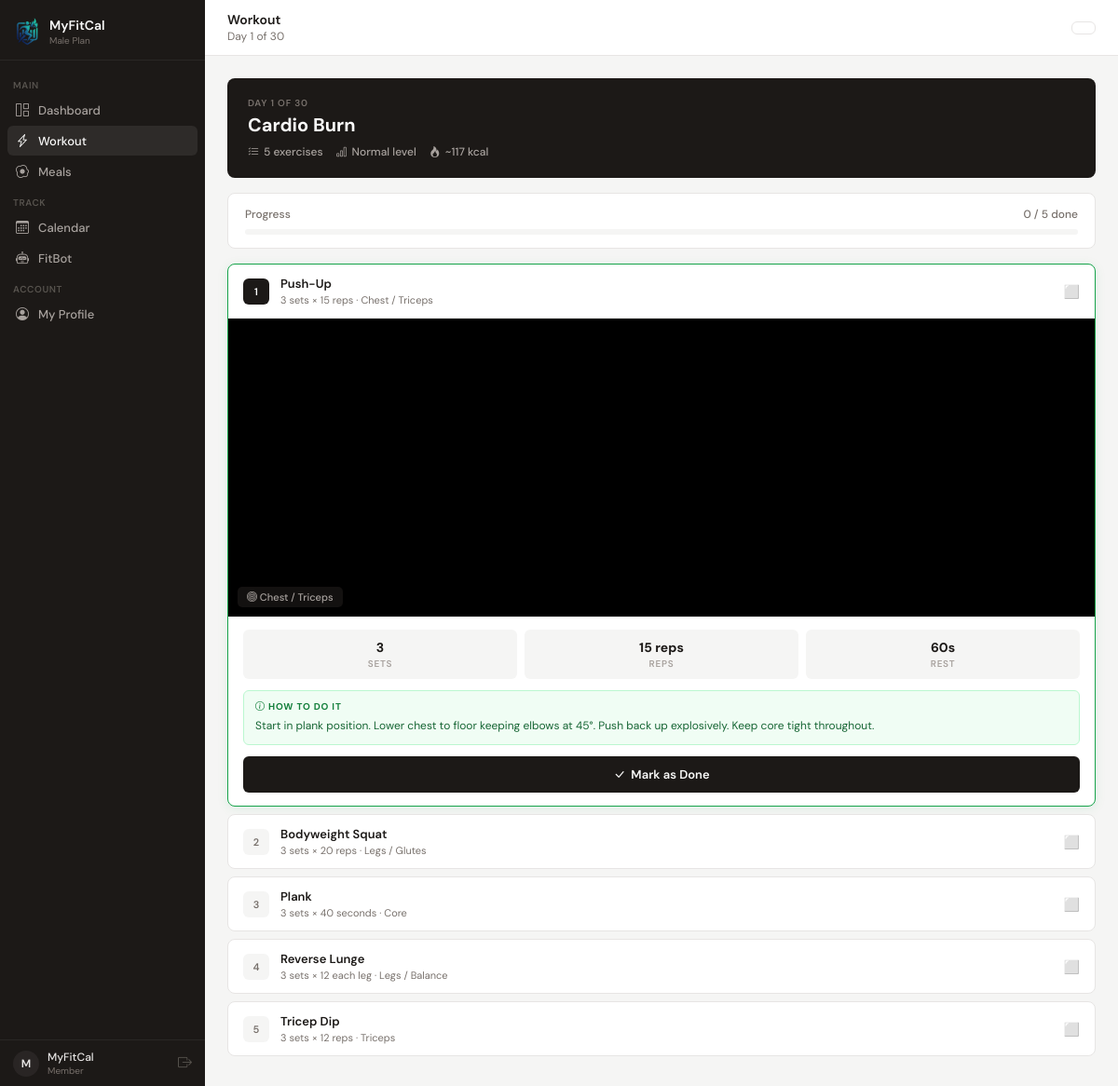
The app's page /user/workout.php (signed in) with its own data.
### tables this page shows
CREATE TABLE `users` (
  `id` int(10) UNSIGNED NOT NULL,
  `name` varchar(100) NOT NULL,
  `email` varchar(180) NOT NULL,
  `password` varchar(255) NOT NULL,
  `role` enum('user','admin') NOT NULL DEFAULT 'user',
  `gender` enum('male','female','other') DEFAULT NULL,
  `birthdate` date DEFAULT NULL,
  `height_cm` decimal(5,2) DEFAULT NULL,
  `weight_kg` decimal(5,2) DEFAULT NULL,
  `profile_pic` varchar(255) DEFAULT NULL,
  `is_active` tinyint(1) NOT NULL DEFAULT 1,
  `created_at` datetime NOT NULL DEFAULT current_timestamp(),
  `updated_at` datetime NOT NULL DEFAULT current_timestamp() ON UPDATE current_timestamp(),
  `verify_token` varchar(64) DEFAULT NULL,
  `is_verified` tinyint(1) NOT NULL DEFAULT 0,
  `verify_expires_at` datetime DEFAULT NULL,
  `otp_code` varchar(6) DEFAULT NULL,
  `otp_expires_at` datetime DEFAULT NULL
);

CREATE TABLE `user_fitness` (
  `id` int(11) NOT NULL,
  `user_id` int(10) UNSIGNED NOT NULL,
  `fitness_level` enum('beginner','normal','expert','advance') NOT NULL,
  `activity_level` enum('sedentary','lightly_active','moderately_active','very_active') NOT NULL,
  `days_per_week` int(11) NOT NULL DEFAULT 3,
  `created_at` timestamp NOT NULL DEFAULT current_timestamp(),
  `updated_at` timestamp NOT NULL DEFAULT current_timestamp() ON UPDATE current_timestamp()
);

### config/exercises.php (called while the page is built, shortened)
<?php
function getExercisePlan($level, $activity, $goal, $days_per_week, $gender = "male") {
        $imgPushup  = '/myfitcal_system/assets/image/workoutpushup.png';
        $imgRun     = '/myfitcal_system/assets/image/workoutrun.png';
        $imgLift    = '/myfitcal_system/assets/image/workoutlift.png';
        $imgYoga    = '/myfitcal_system/assets/image/workoutyoga.png';
    $female_focuses = [
        'lose'     => ['Cardio & Core','Lower Body','Full Body','Cardio & Core','Glutes & Legs','Rest Day'],
        'maintain' => ['Lower Body','Core & Arms','Glutes & Legs','Full Body','Core & Arms','Rest Day'],
        'gain'     => ['Glutes & Legs','Upper Body','Rest Day','Glutes & Legs','Full Body','Core'],
        'muscle'   => ['Glutes','Hamstrings & Core','Legs & Cardio','Upper Body & Core','Rest Day','Full Body'],
    ];
    if (strtolower($gender) === 'female') {
        $pool = $female_library[$level] ?? $female_library['beginner'];
        $focus_cycle = $female_focuses[$goal] ?? $female_focuses['maintain'];
    } else {
        $pool = $library[$level] ?? $library['beginner'];
    }
    $all  = array_keys($pool);
    $schedule = [];
    $workout_day = 0;
    if (strtolower($gender) !== 'female') {
        $focuses = [
            'lose'     => ['Cardio Burn','Full Body','HIIT','Cardio Burn','Full Body','Rest Day'],
            'maintain' => ['Full Body','Strength','Cardio','Full Body','Strength','Rest Day'],
            'gain'     => ['Upper Body','Lower Body','Rest Day','Upper Body','Lower Body','Full Body'],
            'muscle'   => ['Chest & Triceps','Back & Biceps','Legs','Shoulders & Core','Rest Day','Full Body'],
        ];
        $focus_cycle = $focuses[$goal] ?? $focuses['maintain'];
    }
    for ($d = 1; $d <= 30; $d++) {
        $focus_idx = ($d - 1) % count($focus_cycle);
        $focus     = $focus_cycle[$focus_idx];
        $is_rest   = ($focus === 'Rest Day');
        if ($is_rest) {
            $schedule[$d] = ['day' => $d, 'focus' => 'Rest Day', 'is_rest' => true, 'exercises' => []];
        } else {
            $offset = ($workout_day * 3) % count($all);
            $picks  = array_slice($all, $offset, 5);
            if (count($picks) < 5) $picks = array_merge($picks, array_slice($all, 0, 5 - count($picks)));
            $exs = [];
            foreach ($picks as $name) {
                $exs[] = array_merge(['name' => $name], $pool[$name]);
            }
            $schedule[$d] = ['day' => $d, 'focus' => $focus, 'is_rest' => false, 'exercises' => $exs];
            $workout_day++;
        }
    }
    return $schedule;
}

### user/workout.php (the view, shortened to what this page needs)
<?php
require_once '../config/exercises.php';
$user_id = $_SESSION['user_id'];
$db = getDB();
$day = (int)($_GET['day'] ?? 1);
$genderq = $db->prepare("SELECT gender FROM users WHERE id=? LIMIT 1");
$genderq->execute([$user_id]);
$gender = $genderq->fetchColumn() ?: 'male';
$is_female = strtolower($gender) === 'female';
$gq = $db->prepare("SELECT * FROM user_goals WHERE user_id=?");
$gq->execute([$user_id]);
$goals = $gq->fetch();
$fq = $db->prepare("SELECT * FROM user_fitness WHERE user_id=?");
$fq->execute([$user_id]);
$fitness = $fq->fetch();
$level    = $fitness['fitness_level'] ?? 'beginner';
$activity = $fitness['activity_level'] ?? 'sedentary';
$goal_type= $goals['goal_type'] ?? 'maintain';
$days_pw  = $fitness['days_per_week'] ?? 3;
$schedule = getExercisePlan($level, $activity, $goal_type, $days_pw);
$today    = $schedule[$day];
$uq = $db->prepare("SELECT name FROM users WHERE id=?");
$uq->execute([$user_id]);
$user = $uq->fetch();
$exercise_poses = [
    'Jumping Jacks'         => 'jump',
    'Wall Push-Up'          => 'pushup',
    'Chair Squat'           => 'squat',
    'Standing March'        => 'march',
    'Glute Bridge'          => 'bridge',
    'Seated Leg Raise'      => 'legrise',
    'Knee Push-Up'          => 'pushup',
    'Standing Side Bend'    => 'bend',
    'Push-Up'               => 'pushup',
    'Bodyweight Squat'      => 'squat',
    'Plank'                 => 'plank',
    'Reverse Lunge'         => 'squat',
    'Tricep Dip'            => 'pushup',
    'Superman'              => 'bridge',
    'High Knees'            => 'march',
    'Mountain Climber'      => 'march',
    'Diamond Push-Up'       => 'pushup',
    'Jump Squat'            => 'jump',
    'Burpee'                => 'jump',
    'Pike Push-Up'          => 'pushup',
    'Bulgarian Split Squat' => 'squat',
    'Plank to Push-Up'      => 'plank',
    'Speed Skater'          => 'jump',
    'V-Up'                  => 'legrise',
    'Clap Push-Up'          => 'pushup',
    'Pistol Squat'          => 'squat',
    'Burpee Tuck Jump'      => 'jump',
    'Archer Push-Up'        => 'pushup',
    'Single Leg Deadlift'   => 'bend',
    'Dragon Flag'           => 'legrise',
    'Lateral Bound'         => 'jump',
    'L-Sit Hold'            => 'plank',
];
$exercise_videos = [
    'Jumping Jacks'         => '/myfitcal_system/video/jumping jack.mp4',
    'Wall Push-Up'          => '/myfitcal_system/video/wall push up.mp4',
    'Chair Squat'           => '/myfitcal_system/video/squats.mp4',
    'Standing March'        => '/myfitcal_system/video/standing march.mp4',
    'Glute Bridge'          => '/myfitcal_system/video/glute bridge.mp4',
    'Seated Leg Raise'      => '/myfitcal_system/video/seated leg raise.mp4',
    'Knee Push-Up'          => '/myfitcal_system/video/knee push up.mp4',
    'Standing Side Bend'    => '/myfitcal_system/video/standing side bend.mp4',
    'Push-Up'               => '/myfitcal_system/video/push up.mp4',
    'Bodyweight Squat'      => '/myfitcal_system/video/bodyweight.mp4',
    'Plank'                 => '/myfitcal_system/video/plank.mp4',
    'Reverse Lunge'         => '/myfitcal_system/video/lunges.mp4',
    'Tricep Dip'            => '/myfitcal_system/video/tricep dips.mp4',
    'Superman'              => '/myfitcal_system/video/superman.mp4',
    'High Knees'            => '/myfitcal_system/video/high knee.mp4',
    'Mountain Climber'      => '/myfitcal_system/video/mountain.mp4',
    'Diamond Push-Up'       => '/myfitcal_system/video/diamond push up.mp4',
    'Jump Squat'            => '/myfitcal_system/video/jumping squat.mp4',
    'Burpee'                => '/myfitcal_system/video/burpees.mp4',
    'Pike Push-Up'          => '/myfitcal_system/video/pike push up.mp4',
    'Bulgarian Split Squat' => '/myfitcal_system/video/Bulgarian split squat.mp4',
    'Plank to Push-Up'      => '/myfitcal_system/video/plank push up.mp4',
    'Speed Skater'          => '/myfitcal_system/video/speed skater.mp4',
    'V-Up'                  => '/myfitcal_system/video/v up.mp4',
    'Clap Push-Up'          => '/myfitcal_system/video/clap push up.mp4',
    'Pistol Squat'          => '/myfitcal_system/video/pistol squat.mp4',
    'Burpee Tuck Jump'      => '/myfitcal_system/video/burpees tack jump.mp4',
    'Archer Push-Up'        => '/myfitcal_system/video/Archer push up.mp4',
    'Single Leg Deadlift'   => '/myfitcal_system/video/Single leg deadlift.mp4',
    'Dragon Flag'           => '/myfitcal_system/video/dragon flag.mp4',
    'Lateral Bound'         => '/myfitcal_system/video/Lateral bound.mp4',
    'L-Sit Hold'            => '/myfitcal_system/video/L sit hold.mp4',
];
?>
<!DOCTYPE html>
<html lang="en">
<head>
<link rel="stylesheet" href="https://cdn.jsdelivr.net/npm/bootstrap-icons@1.11.3/font/bootstrap-icons.css">
</head>
<body>
<aside class="sidebar">
  <div class="sb-top">
    <div class="sb-brand">
      <div class="sb-logo"><img src="/myfitcal_system/assets/image/logo.png" alt="MyFitCal"></div>
      <div>
        <div class="sb-name">MyFitCal</div>
        <div class="sb-plan"><?= $is_female ? 'Female Plan' : 'Male Plan' ?></div>
      </div>
    </div>
  </div>
  <nav class="sb-nav">
    <span class="sb-lbl">Main</span>
    <a href="/myfitcal_system/user/<?= $is_female ? 'dashboard_female' : 'dashboard' ?>.php" class="sb-link">
      <i class="bi bi-grid-1x2"></i> Dashboard
    </a>
    <a href="/myfitcal_system/user/<?= $is_female ? 'workout_female' : 'workout' ?>.php?day=1" class="sb-link active">
      <i class="bi bi-lightning-charge"></i> Workout
    </a>
    <a href="/myfitcal_system/user/meals.php" class="sb-link">
      <i class="bi bi-egg-fried"></i> Meals
    </a>
    <span class="sb-lbl">Track</span>
    <a href="/myfitcal_system/user/calendar.php" class="sb-link">
      <i class="bi bi-calendar3"></i> Calendar
    </a>
    <a href="/myfitcal_system/user/chatbot.php" class="sb-link">
      <i class="bi bi-robot"></i> FitBot
    </a>
    <span class="sb-lbl">Account</span>
    <a href="/myfitcal_system/user/profile.php" class="sb-link">
      <i class="bi bi-person-circle"></i> My Profile
    </a>
  </nav>
  <div class="sb-foot">
    <div class="sb-av"><?= strtoupper(substr($user['name'],0,1)) ?></div>
    <div>
      <div class="sb-uname"><?= htmlspecialchars(explode(' ',$user['name'])[0]) ?></div>
      <div class="sb-role">Member</div>
    </div>
    <a class="sb-out" href="/myfitcal_system/logout.php"><i class="bi bi-box-arrow-right"></i></a>
  </div>
</aside>
<div class="main">
  <div class="topbar">
    <div class="topbar-l">
      <h2>Workout</h2>
      <p>Day <?= $day ?> of 30</p>
    </div>
    <div class="topbar-r">
      <a href="/myfitcal_system/user/<?= $is_female ? 'dashboard_female' : 'dashboard' ?>.php" class="tb-btn">
      </a>
    </div>
  </div>
  <div class="content">
    <div class="workout-header">
      <div class="wh-label">Day <?= $day ?> of 30</div>
      <div class="wh-title"><?= htmlspecialchars($today['focus']) ?></div>
      <div class="wh-meta">
        <span class="wh-tag"><i class="bi bi-list-check"></i> <?= count($today['exercises']) ?> exercises</span>
        <span class="wh-tag"><i class="bi bi-bar-chart"></i> <?= ucfirst($level) ?> level</span>
        <span class="wh-tag"><i class="bi bi-fire"></i> ~<?= array_sum(array_column($today['exercises'],'calories')) * 3 ?> kcal</span>
      </div>
    </div>
    <div class="progress-bar-wrap">
      <div class="pb-label">
        <span>Progress</span>
        <span id="progressText">0 / <?= count($today['exercises']) ?> done</span>
      </div>
      <div class="pb-track">
      </div>
    </div>
    <?php foreach ($today['exercises'] as $i => $ex):
      $pose_type = $exercise_poses[$ex['name']] ?? 'march';
      $pose_svg  = $exercise_svgs[$pose_type];
      $video_src = $exercise_videos[$ex['name']] ?? null;
    ?>
    <div class="ex-card <?= $i===0?'active':'' ?>" id="card<?= $i ?>">
      <div class="ex-card-header" onclick="toggleCard(<?= $i ?>)">
        <div class="ex-num-badge" id="badge<?= $i ?>"><?= $i+1 ?></div>
        <div class="ex-title-wrap">
          <div class="ex-card-name"><?= htmlspecialchars($ex['name']) ?></div>
          <div class="ex-card-meta"><?= $ex['sets'] ?> sets &times; <?= $ex['reps'] ?> &middot; <?= $ex['muscle'] ?></div>
        </div>
        <div class="ex-status" id="status<?= $i ?>">⬜</div>
      </div>
      <div class="ex-body">
        <div class="ex-media">
          <?php if ($video_src): ?>
          <video class="ex-video" autoplay loop muted playsinline preload="auto">
            <source src="<?= htmlspecialchars($video_src) ?>" type="video/mp4">
          </video>
          <?php else: ?>
          <img src="<?= $ex['img'] ?>" class="ex-media-bg" alt="">
          <div class="ex-media-tint"></div>
          <div class="pose-container"><?= $pose_svg ?></div>
          <?php endif; ?>
          <div class="muscle-badge"><i class="bi bi-bullseye"></i> <?= htmlspecialchars($ex['muscle']) ?></div>
        </div>
        <div class="ex-details">
          <div class="detail-grid">
            <div class="dg-item"><div class="dg-val"><?= $ex['sets'] ?></div><div class="dg-label">Sets</div></div>
            <div class="dg-item"><div class="dg-val"><?= $ex['reps'] ?></div><div class="dg-label">Reps</div></div>
            <div class="dg-item"><div class="dg-val"><?= $ex['rest'] ?>s</div><div class="dg-label">Rest</div></div>
          </div>
          <div class="instructions-box">
            <div class="ib-label"><i class="bi bi-info-circle"></i> How to do it</div>
            <div class="ib-text"><?= htmlspecialchars($ex['instructions']) ?></div>
          </div>
          <button class="btn-done" id="btn<?= $i ?>" onclick="markDone(<?= $i ?>)">
            <i class="bi bi-check-lg"></i> Mark as Done
          </button>
        </div>
      </div>
    </div>
    <?php endforeach; ?>
  </div>
</div>
</body>
</html>

### records on screen
users: name "M", name "MyFitCal"
user_fitness: fitness_level "Normal"

### other values on screen
$day "1"
$today['focus'] "Cardio Burn"
count($today['exercises']) "5"
array_sum(array_column($today['exercises'],'calories')) * 3 "117"
$ex['name'] "Push-Up"
$ex['sets'] "3"
$ex['reps'] "15 reps"
$ex['muscle'] "Chest / Triceps"
$ex['rest'] "60"
$ex['instructions'] "Start in plank position. Lower chest to floor keeping elbows at 45°. Push back up explosively. Keep core tight throughout."
$ex['name'] "Bodyweight Squat"
$ex['reps'] "20 reps"
$ex['muscle'] "Legs / Glutes"
$ex['name'] "Plank"
$ex['reps'] "40 seconds"
